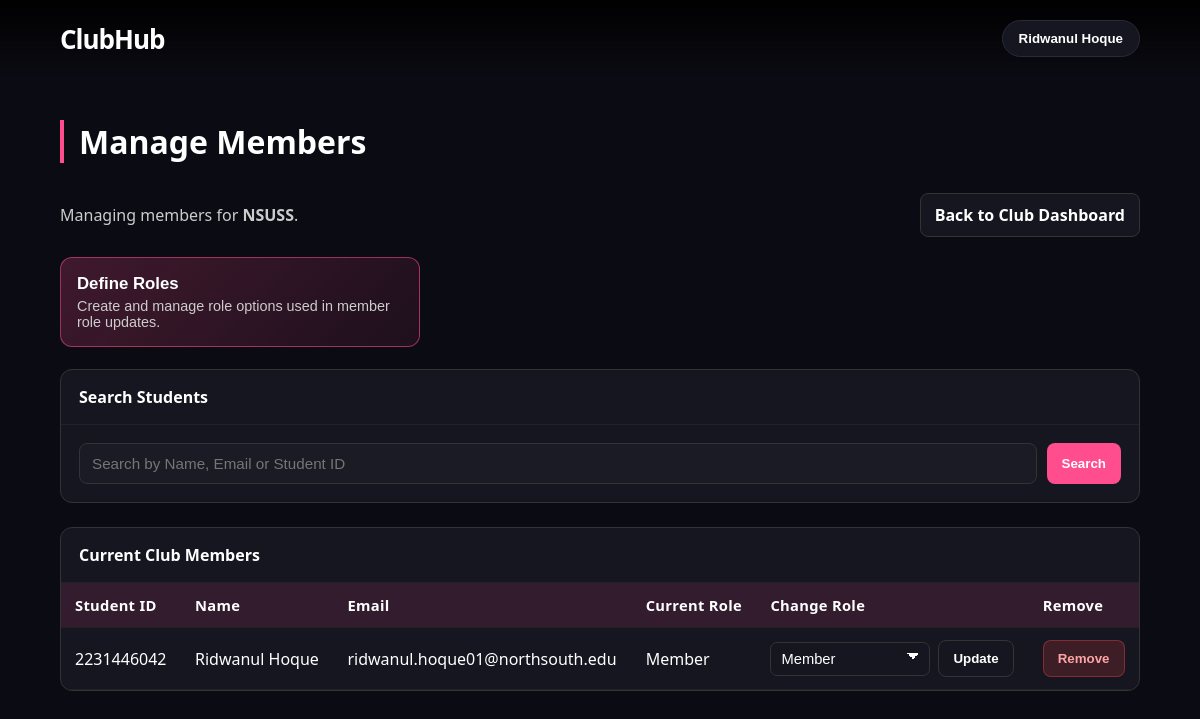
/manage_members.php (signed in), run on the app's committed database.
### tables this page shows
CREATE TABLE `clubs` (
  `club_id` int(11) NOT NULL,
  `club_name` varchar(255) NOT NULL,
  `club_data` longtext DEFAULT NULL
);

CREATE TABLE `club_members` (
  `member_id` int(11) NOT NULL,
  `student_id` varchar(20) DEFAULT NULL,
  `club_id` int(11) DEFAULT NULL,
  `Role` varchar(255) DEFAULT NULL,
  `active` binary(1) DEFAULT '1'
);

CREATE TABLE `students` (
  `student_id` varchar(20) NOT NULL,
  `full_name` varchar(255) NOT NULL,
  `student_email` varchar(255) NOT NULL,
  `address` varchar(255) DEFAULT NULL,
  `DOB` date DEFAULT NULL,
  `contact` varchar(15) DEFAULT NULL
);

CREATE TABLE `club_role_definitions` (
  `role_id` int(11) NOT NULL,
  `club_id` int(11) NOT NULL,
  `role_name` varchar(255) NOT NULL,
  `is_active` tinyint(1) DEFAULT 1
);

### manage_members.php (the view, shortened to what this page needs)
<?php
include 'connection.php';
function findClubForUser(mysqli $con, string $email, bool $ebOnly = true): ?array
{
    $roleClause = $ebOnly ? " AND UPPER(cm.Role) LIKE 'EB%'" : '';
    $sql = "
        SELECT c.club_id, c.club_name
        FROM students s
        INNER JOIN club_members cm ON cm.student_id = s.student_id AND cm.active = 1
        INNER JOIN clubs c ON c.club_id = cm.club_id
        WHERE s.student_email = ?
        $roleClause
        ORDER BY cm.member_id ASC
        LIMIT 1
    ";
    $stmt = $con->prepare($sql);
    $stmt->bind_param('s', $email);
    $stmt->execute();
    $row = $stmt->get_result()->fetch_assoc();
    return $row ?: null;
}
function normalizeRoleInput(string $value): string
{
    $value = trim($value);
    $value = preg_replace('/\s+/', ' ', $value);
    return trim((string)$value);
}
function roleDisplayName(string $roleName): string
{
    $normalized = normalizeRoleInput($roleName);
    $withoutPrefix = preg_replace('/^EB[\s\-_:]*/i', '', $normalized);
    $withoutPrefix = normalizeRoleInput((string)$withoutPrefix);
    return $withoutPrefix;
}
$email = (string)$_SESSION['Email'];
$displayName = $_SESSION['Name'] ?? null;
$clubId = intval($_SESSION['club_id'] ?? ($_SESSION['Club_id'] ?? 0));
$clubName = '';
if ($clubId <= 0 || $clubName === '') {
    $clubInfo = findClubForUser($con, $email, true);
    if ($clubInfo) {
        $clubId = intval($clubInfo['club_id']);
        $clubName = (string)$clubInfo['club_name'];
    }
}
$baseRoles = ['Member', 'Executive', 'President', 'EB-Executive', 'EB-President'];
$customRoles = [];
$memberRoleNames = [];
if ($clubId > 0) {
    $checkRoleTableSql = 'SELECT 1 FROM club_role_definitions LIMIT 1';
    $roleTableReady = mysqli_query($con, $checkRoleTableSql) !== false;
    if ($roleTableReady) {
        $rolesStmt = $con->prepare(
            'SELECT role_id, role_name
             FROM club_role_definitions
             WHERE club_id = ? AND is_active = 1
             ORDER BY role_name ASC'
        );
        if ($rolesStmt) {
            $rolesStmt->bind_param('i', $clubId);
            $rolesStmt->execute();
            $rolesResult = $rolesStmt->get_result();
            while ($row = $rolesResult->fetch_assoc()) {
                $customRoles[] = $row;
            }
        }
    }
}
if ($clubId > 0) {
    $memberRolesStmt = $con->prepare(
        'SELECT DISTINCT Role AS role_name
         FROM club_members
         WHERE club_id = ?
           AND active = 1
           AND Role IS NOT NULL
           AND TRIM(Role) <> ""
         ORDER BY role_name ASC'
    );
    if ($memberRolesStmt) {
        $memberRolesStmt->bind_param('i', $clubId);
        $memberRolesStmt->execute();
        $memberRolesResult = $memberRolesStmt->get_result();
        while ($roleRow = $memberRolesResult->fetch_assoc()) {
            $normalized = normalizeRoleInput((string)$roleRow['role_name']);
            if ($normalized !== '') {
                $memberRoleNames[] = $normalized;
            }
        }
    }
}
$customRoleNames = array_map(
    static function (array $row): string {
        return (string)$row['role_name'];
    },
    $customRoles
);
$customRoleNames = array_values(array_unique($customRoleNames));
$memberRoleNames = array_values(array_unique($memberRoleNames));
$allowedRoles = array_values(array_unique(array_merge($baseRoles, $customRoleNames, $memberRoleNames)));
$searchQuery = trim((string)($_GET['q'] ?? ''));
$members = [];
if ($clubId > 0) {
    $membersStmt = $con->prepare(
        "SELECT
            cm.member_id,
            cm.student_id,
            cm.Role,
            s.full_name,
            s.student_email
         FROM club_members cm
         INNER JOIN students s ON s.student_id = cm.student_id
         WHERE cm.club_id = ?
           AND cm.active = 1
         ORDER BY
            CASE UPPER(cm.Role)
                WHEN 'PRESIDENT' THEN 1
                WHEN 'EB-PRESIDENT' THEN 1
                WHEN 'EXECUTIVE' THEN 2
                WHEN 'EB-EXECUTIVE' THEN 2
                WHEN 'INCHARGE' THEN 2
                ELSE 3
            END,
            s.full_name ASC"
    );
    $membersStmt->bind_param('i', $clubId);
    $membersStmt->execute();
    $membersResult = $membersStmt->get_result();
    while ($row = $membersResult->fetch_assoc()) {
        $members[] = $row;
    }
}
?>
<!DOCTYPE html>
<html lang="en">
<head>
    <link rel="stylesheet" href="styles.css?v=<?php echo filemtime('styles.css'); ?>">
</head>
<body>
    <nav>
        <div class="logo">ClubHub</div>
        <div class="profile-menu" id="profile-menu">
            <button class="profile-trigger" id="profile-trigger" type="button" aria-expanded="false"><?php echo htmlspecialchars((string)$displayName); ?></button>
        </div>
    </nav>
    <section class="members-page">
        <div class="header">Manage Members</div>
        <div class="members-header">
            <p class="members-meta">
                <?php if ($clubId > 0): ?>
                    Managing members for <strong><?php echo htmlspecialchars($clubName !== '' ? $clubName : ('Club #' . $clubId)); ?></strong>.
                <?php else: ?>
                    No club was detected for this account.
                <?php endif; ?>
            </p>
            <a href="Club_dashboard.php" class="back-link">Back to Club Dashboard</a>
        </div>
        <div class="quick-actions">
            <button type="button" class="role-card" id="open-roles-modal" <?php echo $clubId <= 0 ? 'disabled' : ''; ?>>
                <span class="role-card-title">Define Roles</span>
                <span class="role-card-subtitle">Create and manage role options used in member role updates.</span>
            </button>
        </div>
        <div class="panel">
            <div class="panel-header">Search Students</div>
            <div class="panel-body">
                <form class="search-form" method="get" action="manage_members.php">
                    <input
                        class="search-input"
                        type="text"
                        name="q"
                        value="<?php echo htmlspecialchars($searchQuery); ?>"
                        placeholder="Search by Name, Email or Student ID"
                        <?php echo $clubId <= 0 ? 'disabled' : ''; ?>
                    >
                    <button class="btn" type="submit" <?php echo $clubId <= 0 ? 'disabled' : ''; ?>>Search</button>
                </form>
            </div>
        </div>
        <div class="panel">
            <div class="panel-header">Current Club Members</div>
            <div class="table-wrap">
                <table class="members-table">
                    <thead>
                        <tr>
                            <th>Student ID</th>
                            <th>Name</th>
                            <th>Email</th>
                            <th>Current Role</th>
                            <th>Change Role</th>
                            <th>Remove</th>
                        </tr>
                    </thead>
                    <tbody>
                        <?php if ($clubId <= 0): ?>
                            <tr>
                                <td colspan="6" class="empty-state">No club is linked to this account.</td>
                            </tr>
                        <?php elseif (empty($members)): ?>
                            <tr>
                                <td colspan="6" class="empty-state">No active members found for this club.</td>
                            </tr>
                        <?php else: ?>
                            <?php foreach ($members as $member): ?>
                                <?php
                                    $currentRole = (string)$member['Role'];
                                ?>
                                <tr>
                                    <td><?php echo htmlspecialchars((string)$member['student_id']); ?></td>
                                    <td><?php echo htmlspecialchars((string)$member['full_name']); ?></td>
                                    <td><?php echo htmlspecialchars((string)$member['student_email']); ?></td>
                                    <td><?php echo htmlspecialchars(roleDisplayName($currentRole)); ?></td>
                                    <td>
                                        <form method="post" class="inline-form" action="manage_members.php">
                                            <select class="role-select" name="role" aria-label="Update member role">
                                                <?php foreach ($allowedRoles as $roleOption): ?>
                                                    <option value="<?php echo htmlspecialchars($roleOption); ?>" <?php echo $roleOption === $currentRole ? 'selected' : ''; ?>>
                                                        <?php echo htmlspecialchars(roleDisplayName($roleOption)); ?>
                                                    </option>
                                                <?php endforeach; ?>
                                            </select>
                                            <button class="btn btn-secondary" type="submit">Update</button>
                                        </form>
                                    </td>
                                    <td>
                                        <form method="post" action="manage_members.php" onsubmit="return confirm('Remove this member from the club?');">
                                            <button class="btn btn-danger" type="submit">Remove</button>
                                        </form>
                                    </td>
                                </tr>
                            <?php endforeach; ?>
                        <?php endif; ?>
                    </tbody>
                </table>
            </div>
        </div>
    </section>
</body>
</html>

### styles.css (style rules this page uses)
:root { --pink: #ff4d8d; --dark-bg: #0b0b13; --card: #161621; --text: #ffffff; --muted: #cccccc; --overlay-nav: rgba(0, 0, 0, 0.9); --table-border: #333333; --table-row-border: #222222; --modal-overlay: rgba(0, 0, 0, 0.85); --transition: 0.8s cubic-bezier(0.4, 0, 0.2, 1); }
html { scroll-snap-type: y mandatory; scroll-behavior: smooth; }
body { margin: 0; font-family: 'Segoe UI', sans-serif; background: var(--dark-bg); color: var(--text); overflow-x: hidden; }
nav { display: flex; justify-content: space-between; padding: 20px 5%; background: linear-gradient(to bottom, var(--overlay-nav), transparent); position: fixed; width: 90%; z-index: 1000; align-items: center; }
.logo { font-size: 26px; font-weight: 900; letter-spacing: -1px; }
.profile-menu { position: relative; margin-left: auto; }
.profile-trigger { background: var(--card); color: var(--text); border: 1px solid #2a2a38; border-radius: 999px; padding: 10px 16px; font-weight: 600; cursor: pointer; }
.header { font-size: 2rem; margin-bottom: 30px; font-weight: 800; border-left: 4px solid var(--pink); padding-left: 15px; }

### manage_members.php (style rules this page uses)
html { scroll-snap-type: none; }
body { min-height: 100vh; }
.members-page { min-height: 100vh; padding: 120px 5% 60px 5%; background: var(--dark-bg); }
.members-header { display: flex; justify-content: space-between; align-items: center; gap: 16px; flex-wrap: wrap; margin-bottom: 20px; }
.members-meta { color: var(--muted); margin: 0; }
.back-link { display: inline-block; text-decoration: none; color: var(--text); border: 1px solid var(--table-border); background: var(--card); border-radius: 8px; padding: 10px 14px; transition: 0.2s ease; font-weight: 600; }
.quick-actions { margin-bottom: 22px; }
.role-card { width: 100%; max-width: 360px; text-align: left; background: linear-gradient(135deg, rgba(255, 77, 141, 0.22), rgba(255, 77, 141, 0.08)); border: 1px solid rgba(255, 77, 141, 0.55); color: var(--text); border-radius: 12px; padding: 16px; cursor: pointer; transition: 0.2s ease; }
.role-card-title { display: block; font-size: 1.05rem; font-weight: 800; margin-bottom: 4px; }
.role-card-subtitle { display: block; font-size: 0.9rem; color: var(--muted); }
.panel { background: var(--card); border: 1px solid var(--table-border); border-radius: 12px; margin-bottom: 24px; overflow: hidden; }
.panel-header { padding: 16px 18px; border-bottom: 1px solid var(--table-row-border); font-weight: 700; }
.panel-body { padding: 18px; }
.search-form { display: flex; gap: 10px; flex-wrap: wrap; }
.search-input { flex: 1; min-width: 240px; padding: 11px 12px; border-radius: 8px; border: 1px solid var(--table-border); background: rgba(255, 255, 255, 0.02); color: var(--text); font-size: 0.95rem; }
.btn { border: 1px solid transparent; border-radius: 8px; padding: 10px 14px; font-weight: 600; cursor: pointer; transition: 0.2s ease; background: var(--pink); color: #fff; }
.btn-secondary { background: transparent; border-color: var(--table-border); color: var(--text); }
.btn-danger { background: rgba(239, 68, 68, 0.18); border-color: rgba(239, 68, 68, 0.4); color: #fca5a5; }
.table-wrap { overflow-x: auto; }
.members-table { width: 100%; border-collapse: collapse; color: var(--text); }
.members-table th, .members-table td { padding: 12px 14px; border-bottom: 1px solid var(--table-row-border); text-align: left; vertical-align: middle; }
.members-table thead th { background: rgba(255, 77, 141, 0.12); font-size: 0.92rem; letter-spacing: 0.02em; }
.inline-form { display: flex; align-items: center; gap: 8px; margin: 0; }
.role-select { min-width: 160px; padding: 8px 36px 8px 10px; border-radius: 7px; border: 1px solid var(--table-border); background-color: var(--card); color: var(--text); font-size: 0.92rem; appearance: none; -webkit-appearance: none; -moz-appearance: none; background-image: linear-gradient(45deg, transparent 50%, var(--text) 50%), linear-gradient(135deg, var(--text) 50%, transparent 50%); background-position: calc(100% - 16px) calc(50% - 3px), calc(100% - 10px) calc(50% - 3px); background-size: 6px 6px, 6px 6px; background-repeat: no-repeat; }
.role-select option { background-color: var(--card); color: var(--text); }

### data on the page
clubs: club_name "NSUSS"
club_members: student "2231446042", student.full_name "Ridwanul Hoque", student.student_email "ridwanul.hoque01@northsouth.edu", Role "Member", role "Member"

### other printed values
$displayName "Ridwanul Hoque"
